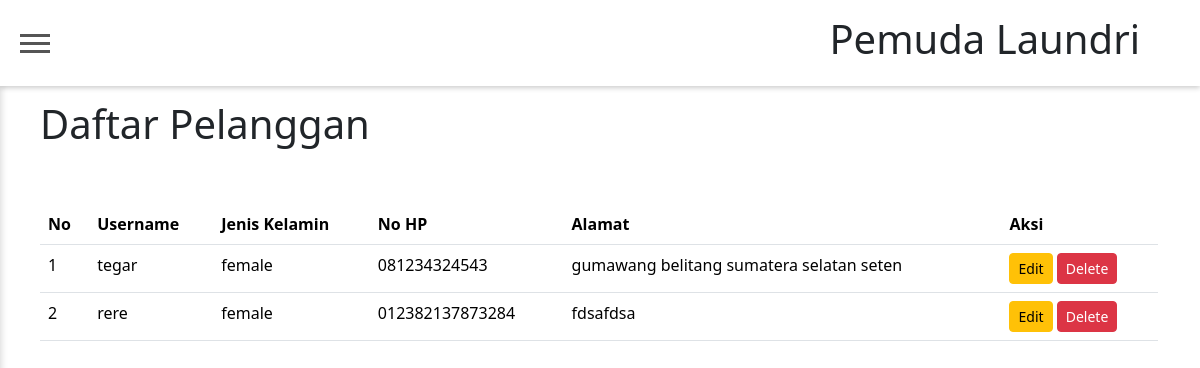
Page /admin/pelanggan.php on the committed database.
### tables this page shows
CREATE TABLE `pembeli` (
  `id_pelanggan` int(11) NOT NULL,
  `username` varchar(255) NOT NULL,
  `nama_pelanggan` varchar(255) NOT NULL,
  `jenis_kelamin` enum('male','female') NOT NULL,
  `telp` varchar(15) NOT NULL,
  `alamat` varchar(255) NOT NULL,
  `password` varchar(255) NOT NULL,
  `role` enum('admin','user') NOT NULL
);

### admin/pelanggan.php (the view, shortened to what this page needs)
<?php
$conn = new mysqli(DB_HOST, DB_USER, DB_PASSWORD, DB_NAME);
$query = "SELECT id_pelanggan, username, jenis_kelamin, telp, alamat FROM pembeli WHERE role = 'user'";
$result = $conn->query($query);
?>
<!DOCTYPE html>
<html lang="en">
<head>
    <link href="https://cdn.jsdelivr.net/npm/bootstrap@5.3.2/dist/css/bootstrap.min.css" rel="stylesheet"
>
</head>
<body>
    <header class="header">
        <button type="button" class="toggle" id="toggle">
            <span></span>
        </button>
        <h1>Pemuda Laundri</h1>
    </header>
    <div class="container">
        <div class="box-header">
            <h1>Daftar Pelanggan</h1>
            <br>
        </div>
        <br>
        <table class="table table-responsive">
            <thead>
                <tr>
                    <th>No</th>
                    <th>Username</th>
                    <th>Jenis Kelamin</th>
                    <th>No HP</th>
                    <th>Alamat</th>
                    <th>Aksi</th>
                </tr>
            </thead>
            <tbody>
                <?php
                if ($result->num_rows > 0) {
                    $no = 1;
                    while ($row = $result->fetch_assoc()) {
                        echo "<tr>";
                        echo "<td>" . $no . "</td>";
                        echo "<td>" . $row['username'] . "</td>";
                        echo "<td>" . $row['jenis_kelamin'] . "</td>";
                        echo "<td>" . $row['telp'] . "</td>";
                        echo "<td>" . $row['alamat'] . "</td>";
                        echo "<td>";
                        echo "<a href='edit_pelanggan.php?id=" . $row['id_pelanggan'] . "' class='btn btn-warning btn-sm'>Edit</a>";
                        echo " <button class='btn btn-danger btn-sm' onclick='deleteData(" . $row['id_pelanggan'] . ")'>Delete</button>";
                        echo "</td>";
                        echo "</tr>";
                        $no++;
                    }
                } else {
                    echo "<tr><td colspan='6'>Tidak ada data pembeli</td></tr>";
                }
                ?>
            </tbody>
        </table>
    </div>
</body>
</html>

### admin/pelanggan.php (style rules this page uses)
* { margin: 0; padding: 0; }
body { background-color: white; }
.header { background: #fff; box-shadow: 0 2px 5px rgba(0, 0, 0, 0.2); padding: 15px 20px; width: 100%; position: fixed; top: 0; left: 0; z-index: 9; display: flex; align-items: center; justify-content: space-between; padding-right: 20px; }
.toggle { background: transparent; border: none; width: 30px; height: 30px; cursor: pointer; outline: 0; }
.toggle span { width: 30px; height: 3px; background: #555; display: block; position: relative; cursor: pointer; }
.toggle span:before, .toggle span:after { content: ''; position: absolute; left: 0; width: 100%; height: 100%; background: #555; transition: all 0.3s ease-out; }
.toggle span:before { top: -8px; }
.toggle span:after { top: 8px; }
.header h1 { margin-right: 40px; }
.container { padding-top: 100px; padding-left: 10px; }

### rows in the picture
pembeli: username "tegar", jenis_kelamin "female", telp "081234324543", alamat "gumawang belitang sumatera selatan seten"
pembeli: username "rere", jenis_kelamin "female", telp "012382137873284", alamat "fdsafdsa"
